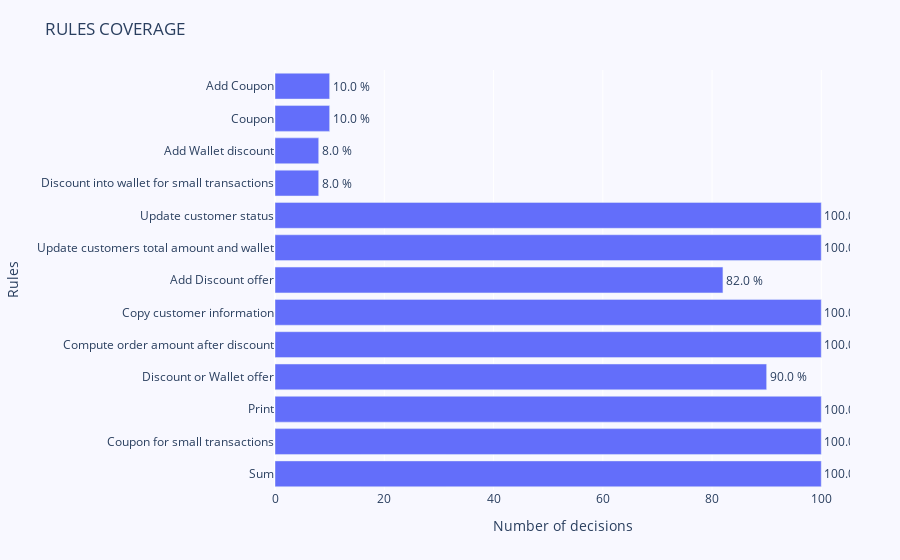

Notebook code cell kept with this figure:
### Markdown cell above
### 4.4 Rule coverage bar graph <a class="anchor" id="section4_4"></a>

This view show all executed rules with its execution percentage. The rule coverage empowers business users to check if the statistics of rule execution match their expectations and hypothesis when applied to the applications, and data in general.

### Code cell
fig = go.Figure(go.Bar(
            x=rules_coverage["Count"],
            y=rules_coverage["Rule"],
            text=[f'{item} %' for item in rules_coverage['Percentage']],
            textposition="outside",
            hovertemplate="<b>%{y}</b><br><b>Count:</b> %{x}<br><b>Percentage:</b> %{text}<extra></extra>",
            orientation='h'))

fig.update_xaxes(title_text='Number of decisions')
fig.update_yaxes(title_text='Rules')

fig.update_layout(
    title='RULES COVERAGE',
    legend=dict(x=0.029, y=1.038, font_size=10),
    margin=dict(l=100, r=50, t=70, b=70),
    height=700,
    paper_bgcolor='rgb(248, 248, 255)',
    plot_bgcolor='rgb(248, 248, 255)',
)
fig.show()

### Figure 1 — Plotly figure (JSON) as saved in the notebook; plotly's stock layout.template omitted (floating-point values rounded to 4 significant figures)
{"data": [{"hovertemplate": "<b>%{y}</b><br><b>Count:</b> %{x}<br><b>Percentage:</b> %{text}<extra></extra>", "orientation": "h", "text": ["100.0 %", "100.0 %", "100.0 %", "90.0 %", "100.0 %", "100.0 %", "82.0 %", "100.0 %", "100.0 %", "8.0 %", "8.0 %", "10.0 %", "10.0 %"], "textposition": "outside", "type": "bar", "x": [100, 100, 100, 90, 100, 100, 82, 100, 100, 8, 8, 10, 10], "y": ["Sum", "Coupon for small transactions", "Print", "Discount or Wallet offer", "Compute order amount after discount", "Copy customer information", "Add Discount offer", "Update customers total amount and wallet", "Update customer status", "Discount into wallet for small transactions", "Add Wallet discount", "Coupon", "Add Coupon"]}], "layout": {"autosize": true, "legend": {"font": {"size": 10}, "x": 0.029, "y": 1.038}, "margin": {"b": 70, "l": 100, "r": 50, "t": 70}, "paper_bgcolor": "rgb(248, 248, 255)", "plot_bgcolor": "rgb(248, 248, 255)", "title": {"text": "RULES COVERAGE"}, "xaxis": {"autorange": true, "range": [0, 105.3], "title": {"text": "Number of decisions"}, "type": "linear"}, "yaxis": {"autorange": true, "range": [-0.5, 12.5], "title": {"text": "Rules"}, "type": "category"}}}
